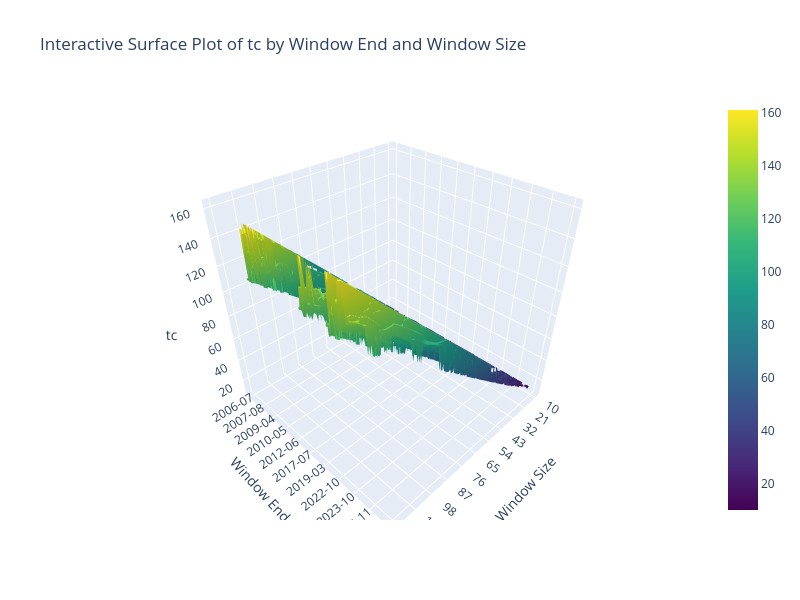

Write notebook code for a chart like this one.
### Code cell
# Filter for r2 > 0.95
pivot_table = df_result[df_result['r2'] > 0.95].pivot_table(index='window_start', columns='window_size', values='tc', aggfunc='mean')

# Use numeric indices for the surface axes
x_vals = list(range(len(pivot_table.columns)))
y_vals = list(range(len(pivot_table.index)))

# window_size is numeric — use raw values as labels
x_labels = [str(v) for v in pivot_table.columns]
y_labels = [pd.Timestamp(d).strftime('%Y-%m') for d in pivot_table.index]

# Subsample tick labels to avoid crowding
x_step = max(1, len(x_vals) // 10)
y_step = max(1, len(y_vals) // 10)
x_tickvals = x_vals[::x_step]
x_ticktext = x_labels[::x_step]
y_tickvals = y_vals[::y_step]
y_ticktext = y_labels[::y_step]

X, Y = np.meshgrid(x_vals, y_vals)
Z = pivot_table.values

# Create the interactive 3D plot
fig = go.Figure(data=[go.Surface(x=X, y=Y, z=Z, colorscale='Viridis')])

fig.update_layout(
    title='Interactive Surface Plot of tc by Window End and Window Size',
    scene=dict(
        xaxis=dict(title='Window Size', tickvals=x_tickvals, ticktext=x_ticktext),
        yaxis=dict(title='Window End', tickvals=y_tickvals, ticktext=y_ticktext),
        zaxis_title='tc'
    ),
    width=800,
    height=600
)

fig.show()

### Figure 1 — Plotly figure (JSON) as saved in the notebook; plotly's stock layout.template omitted (floating-point values rounded to 4 significant figures; data arrays with more than 128 entries replaced by an {"elided": "..."} marker saying what was removed)
{"data": [{"colorscale": [[0, "#440154"], [0.1111, "#482878"], [0.2222, "#3e4989"], [0.3333, "#31688e"], [0.4444, "#26828e"], [0.5556, "#1f9e89"], [0.6667, "#35b779"], [0.7778, "#6ece58"], [0.8889, "#b5de2b"], [1, "#fde725"]], "type": "surface", "x": {"elided": "536x111 int values"}, "y": {"elided": "536x111 int values"}, "z": {"elided": "536x111 float values"}}], "layout": {"height": 600, "scene": {"xaxis": {"ticktext": ["10", "21", "32", "43", "54", "65", "76", "87", "98", "109", "120"], "tickvals": [0, 11, 22, 33, 44, 55, 66, 77, 88, 99, 110], "title": {"text": "Window Size"}}, "yaxis": {"ticktext": ["2006-07", "2007-08", "2009-04", "2010-05", "2012-06", "2017-07", "2019-03", "2022-10", "2023-10", "2024-11", "2025-11"], "tickvals": [0, 53, 106, 159, 212, 265, 318, 371, 424, 477, 530], "title": {"text": "Window End"}}, "zaxis": {"title": {"text": "tc"}}}, "title": {"text": "Interactive Surface Plot of tc by Window End and Window Size"}, "width": 800}}
